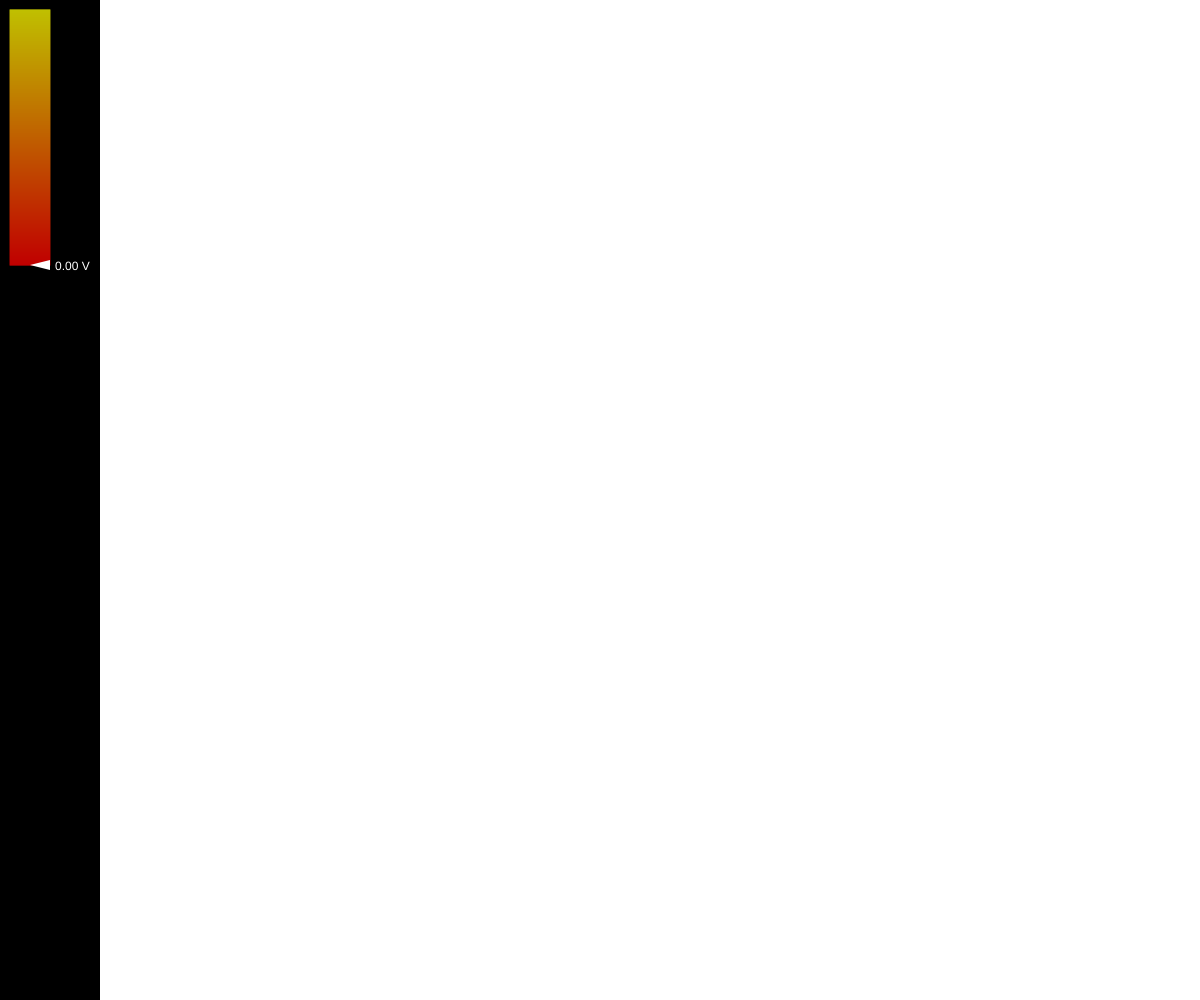
Frame 1 (no input)
Frame 60 (no input): identical to frame 1, image omitted
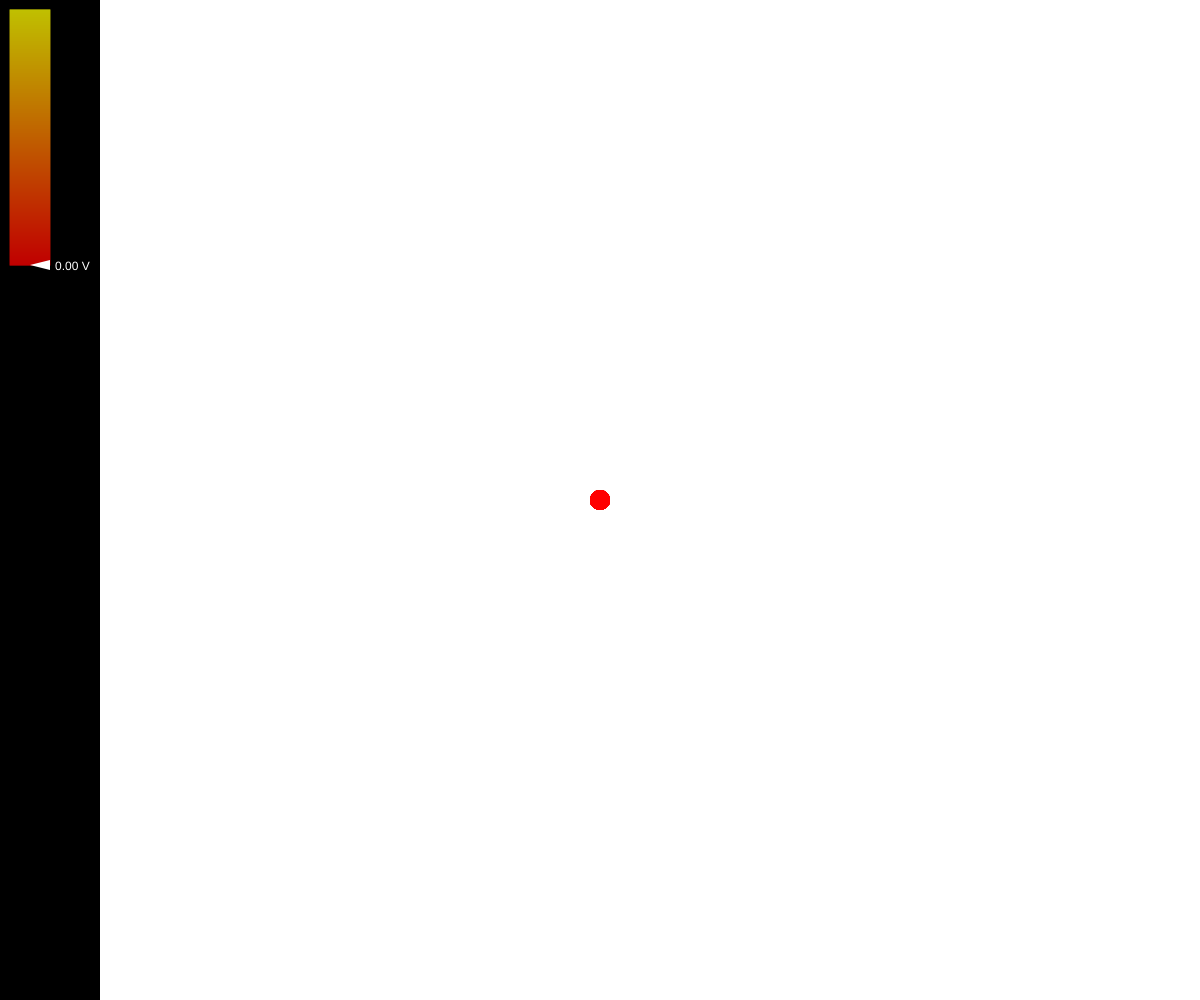
Frame 120 (the mouse pressed at the canvas centre since frame 60)

The p5.js sketch that drew these frames (run headless with seeded random() and noise() and a simulated clock; from frame 60 on, the mouse is pressed at the canvas centre):

// p5.js sketch
// ── sketch.js
/**
 * Web app that communicates with an Arduino connected via Bluetooth 
 * (a virtual port) to the computer.
 *
 */
var fillCol = 0;
var voltage = 0;
const Y_AXIS = 1;
const X_AXIS = 2;
const LOGIC_HIGH = 5; // logic high voltage is 5V or 3.3V?
let c1, c2;

// Gradient function from https://p5js.org/examples/color-linear-gradient.html
function setGradient(x, y, w, h, c1, c2, axis) {
  noFill();

  if (axis === Y_AXIS) {
    // Top to bottom gradient
    for (let i = y; i <= y + h; i++) {
      let inter = map(i, y, y + h, 0, 1);
      let c = lerpColor(c1, c2, inter);
      stroke(c);
      line(x, i, x + w, i);
    }
  } else if (axis === X_AXIS) {
    // Left to right gradient
    for (let i = x; i <= x + w; i++) {
      let inter = map(i, x, x + w, 0, 1);
      let c = lerpColor(c1, c2, inter);
      stroke(c);
      line(i, y, i, y + h);
    }
  }
}

function setup() {
	// visual parameters
  	createCanvas(windowWidth, windowHeight);
  	noStroke();
  	// Define colors
  	c1 = color(255, 255, 0);
  	c2 = color(255, 0, 0);
}

function mouseWheel(event) {
  //move the square according to the vertical scroll amount
  console.log(event.delta); // MAKE SURE TO SCALE TO MATCH ARDUINO OUTPUT
  fillCol += event.delta/20;
  if (fillCol > 255) {
  	fillCol = 255;
  } if (fillCol < 0) {
  	fillCol = 0;
  }

  voltage = fillCol/255*LOGIC_HIGH;
  // block default behavior, page scrolling
  return false;
}

function draw() {
  // visualization
  let currentCol = lerpColor(c2, c1, fillCol/255);
  if (mouseIsPressed) {
    fill(currentCol);
  	noStroke();
  	circle(mouseX, mouseY, 20);
  }

  // indicator gradient
  fill(0)
  noStroke();
  rect(0, 0, 100, windowHeight);
  setGradient(10, 10, 40, 255, c1, c2, Y_AXIS);

  // triangle pointing to color
  fill(255);
  noStroke();
  triangle(30, 265-fillCol, 50, 270-fillCol, 50, 260-fillCol);
  
  // voltage reading
  textSize(12);
  text(nf(voltage, 1, 2) + " V", 55, 270-fillCol);
}
